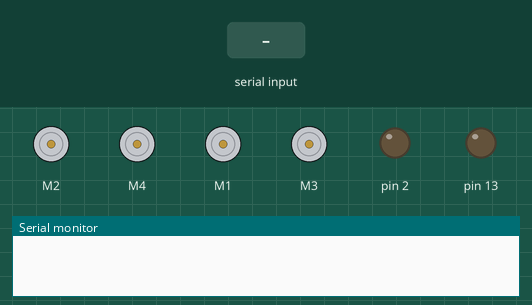
Simulated run of this sketch. Board: Arduino Uno, built with avr-gcc and run on an emulated ATmega328P. Parts: 4 × DC motor (green arrow = forward, orange = backward, longer = faster), output pins drawn as LEDs (lit = HIGH), the last lines printed to the serial monitor. The inputs (shaded band) are chosen by the test bench.

Above: at 1.2 s.
1.3 s: "F" received over Serial
At 2.0 s:
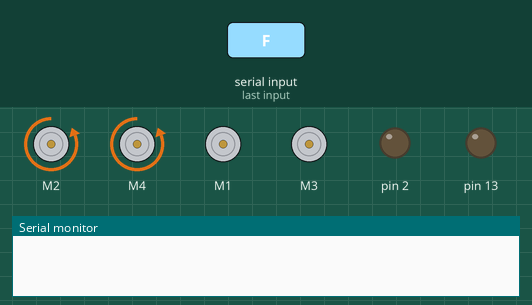
2.8 s: "B" received over Serial
At 3.2 s:
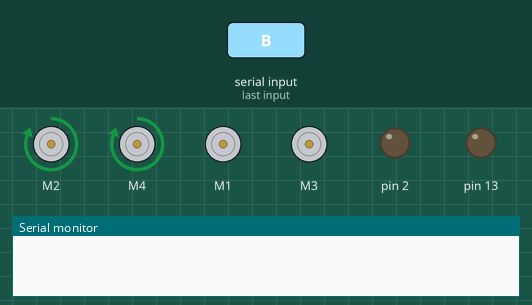
4.3 s: "L" received over Serial
At 5.5 s:
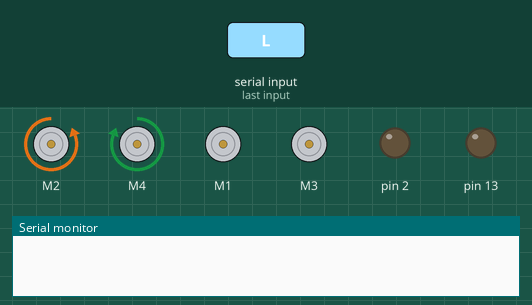
5.8 s: "R" received over Serial
At 6.7 s:
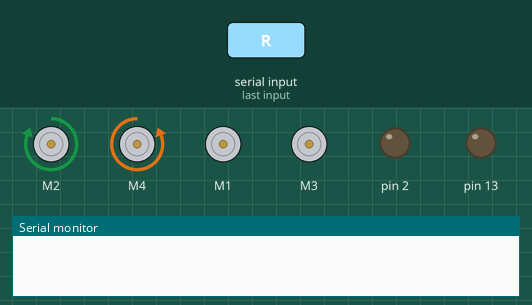
7.3 s: "I" received over Serial
At 7.8 s:
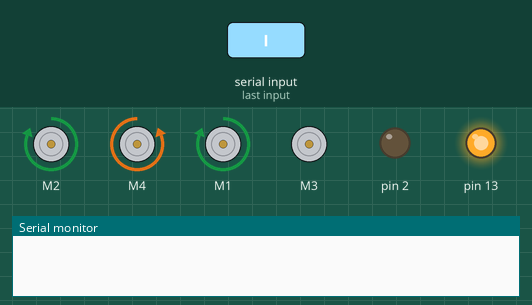
10.3 s: "J" received over Serial
At 17.5 s:
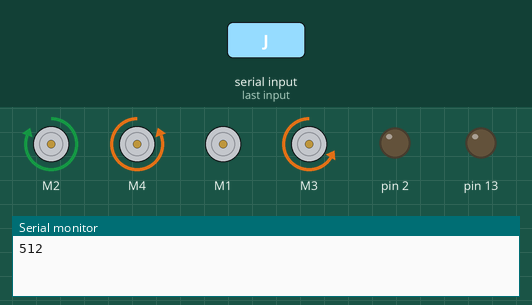
Timing chart, 0 to 18.4 s (numbered marks = the images above; inputs shaded):
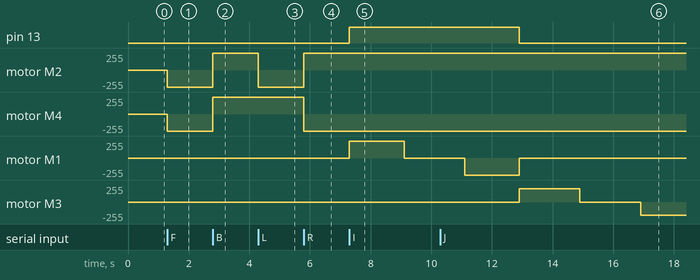

Measured:
- after the input at 1.3 s, motor M2, motor M4: stopped → backward 255/255 at once
- after the input at 2.8 s, motor M2, motor M4: backward 255/255 → forward 255/255 at once
- after the input at 4.3 s, motor M2: forward 255/255 → backward 255/255 at once
- after the input at 5.8 s, motor M2: backward 255/255 → forward 255/255 at once; motor M4: forward 255/255 → backward 255/255 at once
- after the input at 7.3 s, pin 13: LOW → HIGH at once; motor M1: stopped → forward 255/255 at once, → stopped 1.8 s later
- after the input at 10.3 s, motor M3: stopped → forward 200/255 after 2.6 s, → stopped 2.0 s later, → backward 200/255 2.0 s later

The sketch:

agri_bot_23.ino
```cpp
#include <AFMotor.h>
#include <Servo.h>
#include <SoftwareSerial.h>

SoftwareSerial bluetoothSerial(0, 1); // RX, TX


//Servo myservo;

//initial motors pin
AF_DCMotor motor1(1, MOTOR12_1KHZ);
AF_DCMotor motor2(2, MOTOR12_1KHZ);
AF_DCMotor motor3(3, MOTOR34_1KHZ);
AF_DCMotor motor4(4, MOTOR34_1KHZ);
int pos = 0;
int val;
int Speeed = 255; // Change this value between 0 to 255 for speed

void setup()
{
  Serial.begin(9600);  //Set the baud rate to your Bluetooth module.
  pinMode(13, OUTPUT);
  pinMode(2, OUTPUT);
  pinMode(A3, INPUT);
  bluetoothSerial.begin(9600);  //Set the baud rate to your Bluetooth module.
  //myservo.attach(9);  // attaches the servo on pin 9 to the servo object


}


void forward()
{

  motor2.setSpeed(Speeed);
  motor2.run(BACKWARD);
  motor4.setSpeed(Speeed);
  motor4.run(BACKWARD);
}

void back()
{

  motor2.setSpeed(Speeed);
  motor2.run(FORWARD);
  motor4.setSpeed(Speeed);
  motor4.run(FORWARD);
}

void left()
{


  motor2.setSpeed(Speeed);
  motor2.run(BACKWARD);
  motor4.setSpeed(Speeed);
  motor4.run(FORWARD);


}

void right()
{


  motor2.setSpeed(Speeed);
  motor2.run(FORWARD);
  motor4.setSpeed(Speeed);
  motor4.run(BACKWARD);

}

void drillpush() {
  digitalWrite(13, HIGH);
  motor1.setSpeed(255);
  motor1.run(FORWARD);
  delay(1800);
  motor1.run(RELEASE);
  delay(2000);
  motor1.run(BACKWARD);
  delay(1800);
  motor1.run(RELEASE);
  digitalWrite(13, LOW);
}

void sensorpush()
{
  motor3.setSpeed(200);
  motor3.run(FORWARD);
  delay(2000);
  motor3.run(RELEASE);
  delay (2000);
  int value = analogRead(A3);
  Serial.println(value);
  /*if (value > 950) {
    digitalWrite(2, LOW);
    } else {
    digitalWrite(2, HIGH);
    }*/
  motor3.run(BACKWARD);
  delay(2000);
  motor3.run(RELEASE);

}
void automatic()
{
  digitalWrite(13, HIGH);
  motor1.setSpeed(255);
  motor1.run(FORWARD);
  delay(1800);
  motor1.run(RELEASE);
  delay(2000);
  motor1.run(BACKWARD);
  delay(1800);
  motor1.run(RELEASE);
  digitalWrite(13, LOW);
  delay(1000);
  //for(pos = 0; pos <= 10; pos += 1) { // goes from 0 degrees to 180 degrees
  // in steps of 1 degree
  //myservo.write(pos);              // tell servo to go to position in variable 'pos'
  //delay(1);                       // waits 15 ms for the servo to reach the position
  //}
  //for (pos = 10; pos >= 0; pos -= 1) { // goes from 180 degrees to 0 degrees
  // myservo.write(pos);              // tell servo to go to position in variable 'pos'
  //delay(1);                       // waits 15 ms for the servo to re
  //}
  motor3.setSpeed(200);
  motor3.run(FORWARD);
  delay(2000);
  motor3.run(RELEASE);
  delay (2000);
  int value = analogRead(A3);
  Serial.println(value);
  /*if (value > 950) {
    digitalWrite(2, LOW);
    } else {
    digitalWrite(2, HIGH);
    }*/
  motor3.run(BACKWARD);
  delay(2000);
  motor3.run(RELEASE);
  delay(2000);
  motor2.setSpeed(200);
  motor4.setSpeed(200);
  motor2.run(BACKWARD);
  motor4.run(BACKWARD);
  delay(2000);
  motor2.run(RELEASE);
  motor4.run(RELEASE);

}

void idk() {
  //for(pos = 0; pos <= 10; pos += 1) { // goes from 0 degrees to 180 degrees
  // in steps of 1 degree
  // myservo.write(pos);              // tell servo to go to position in variable 'pos'
  // delay(1);                       // waits 15 ms for the servo to reach the position
  //}
  //for (pos = 10; pos >= 0; pos -= 1) { // goes from 180 degrees to 0 degrees
  // myservo.write(pos);              // tell servo to go to position in variable 'pos'
  // delay(1);                       // waits 15 ms for the servo to re

}


void Stop()
{
  motor1.setSpeed(0);
  motor1.run(RELEASE); //stop the motor when release the button
  motor2.setSpeed(0);
  motor2.run(RELEASE);
  motor3.setSpeed(0);
  motor3.run(RELEASE);
  motor4.setSpeed(0);
  motor4.run(RELEASE);
}

void loop()
{
  if (Serial.available() > 0) {
    val = Serial.read();


    if (val == 'F') {
      forward();
    }

    if (val == 'B') {
      back();
    }

    if (val == 'L') {
      left();
    }

    if (val == 'R') {
      right();
    }
    if (val == 'I') {
      drillpush();
    }

    if (val == 'J') {
      sensorpush();
    }

    if (val == 'K') {
      automatic();
    }

    if (val == 'M') {
      //          idk();
    }
    if (val == 'T') {
      Stop();
    }
  }
}
```
